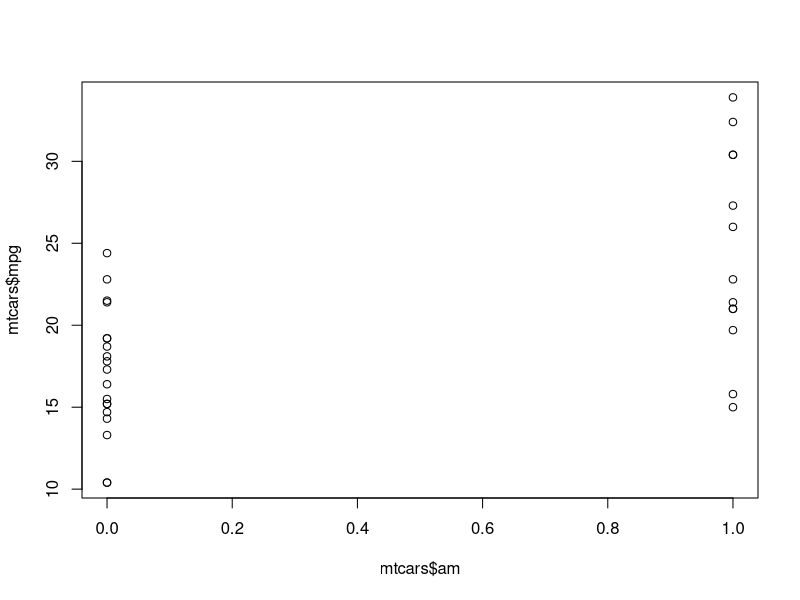
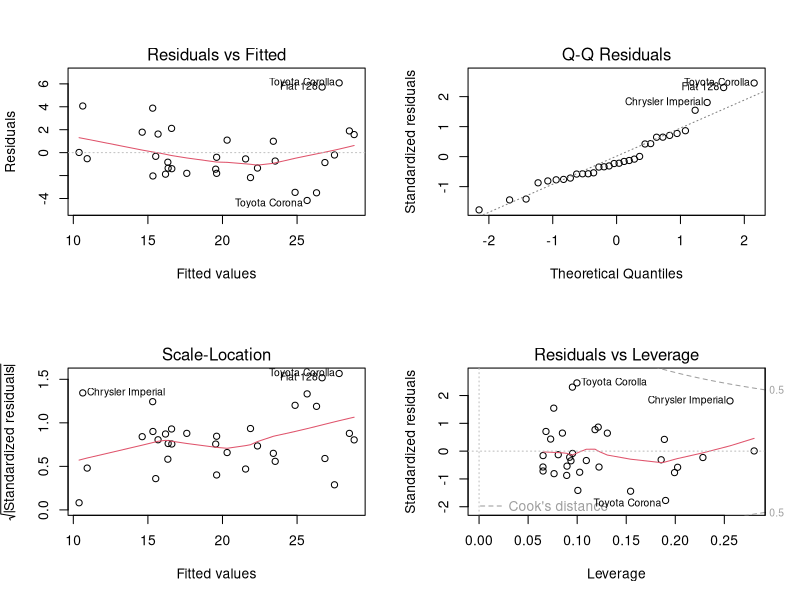
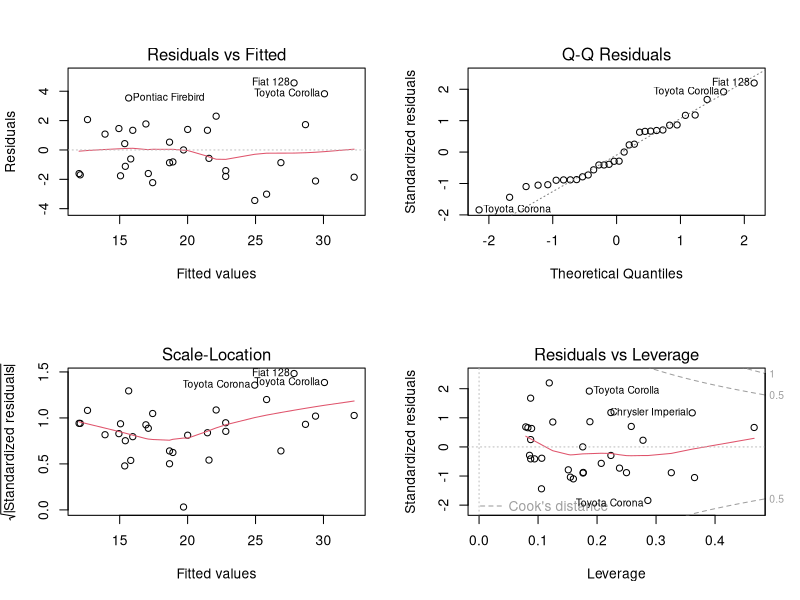
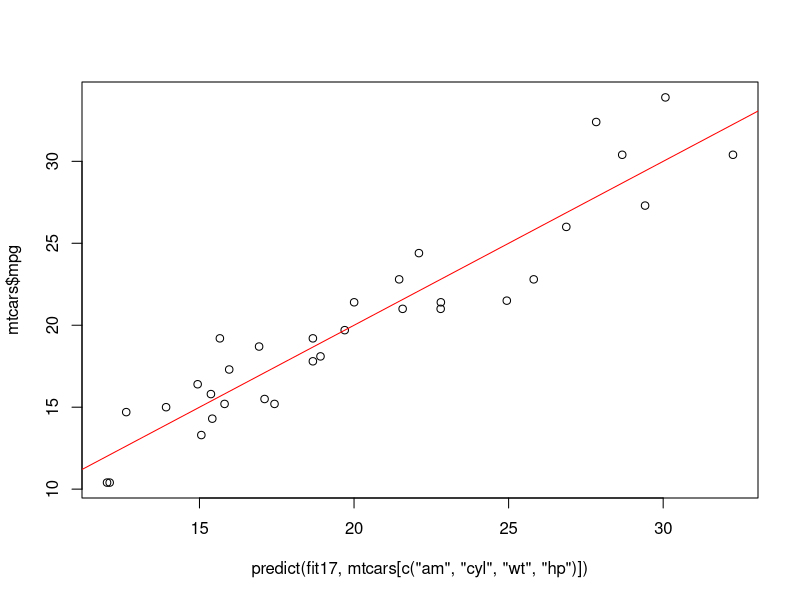

R code for these plots, in order:
# Load and explore data

data(mtcars)
str(mtcars)
head(mtcars)
?mtcars
library(car)
?vif
plot(mtcars$am, mtcars$mpg)
cor(mtcars)
# am has high correlation with drat, wt and gear: possible collinearity

# Fit multiple nested models then use anova to find relevant variables

fit1 <- lm(mpg ~ factor(am), data = mtcars)
fit2 <- lm(mpg ~ factor(am) + cyl, data = mtcars)
fit3 <- lm(mpg ~ factor(am) + cyl + disp, data = mtcars)
fit4 <- lm(mpg ~ factor(am) + cyl + disp + hp, data = mtcars)
fit5 <- lm(mpg ~ factor(am) + cyl + disp + hp + drat, data = mtcars)
fit6 <- lm(mpg ~ factor(am) + cyl + disp + hp + drat + wt, data = mtcars)
fit7 <- lm(mpg ~ factor(am) + cyl + disp + hp + drat + wt + qsec, data = mtcars)
fit8 <- lm(mpg ~ factor(am) + cyl + disp + hp + drat + wt + qsec + factor(vs), data = mtcars)
fit9 <- lm(mpg ~ factor(am) + cyl + disp + hp + drat + wt + qsec + factor(vs) + gear, data = mtcars)
fit10 <- lm(mpg ~ factor(am) + cyl + disp + hp + drat + wt + qsec + factor(vs) + gear + carb, data = mtcars)

anova(fit1, fit2, fit3, fit4, fit5, fit6, fit7, fit8, fit9, fit10)
# cyl, hp and wt are significant but possibly so is disp since it has high correlation with cyl, hp and wt 
# i.e. significance of cyl, hp and wt may be partially due to disp but attributed to these variables

# Test models which include some or all of cyl, wt, hp and disp

fit11 <- lm(mpg ~ factor(am) + cyl + wt, data = mtcars)
fit12 <- lm(mpg ~ factor(am) + cyl + wt + disp, data = mtcars)
fit13 <- lm(mpg ~ factor(am) + cyl + wt + hp, data = mtcars)
fit14 <- lm(mpg ~ factor(am) + cyl + wt + disp + hp, data = mtcars)

anova(fit11, fit12)
anova(fit11, fit13)
anova(fit11, fit14)

vif(fit11)
vif(fit12)
vif(fit13)
vif(fit14)

# fit11 wins: it seems only cyl, wt and hp are necessary to describe data

summary(fit11)
par(mfrow = c(2, 2))
plot(fit11)
confint(fit11)

# Test models that include cyl, wt and hp but also interaction terms

fit15 <- lm(mpg ~ factor(am) + cyl * wt, data = mtcars)
fit16 <- lm(mpg ~ factor(am) + cyl * wt + hp, data = mtcars)
fit17 <- lm(mpg ~ factor(am) + cyl + wt * hp, data = mtcars)
fit18 <- lm(mpg ~ factor(am) + cyl * hp + wt, data = mtcars)

anova(fit15, fit16)
anova(fit15, fit17)
anova(fit15, fit18)

vif(fit15)
vif(fit16)
vif(fit17)
vif(fit18)

# fit17 wins

anova(fit11, fit17)
# fit17 is an improvement from fit11
summary(fit17)
plot(fit17)
confint(fit17)
vif(fit17)

# Plot predicted values vs actual values

par(mfrow = c(1, 1))
?predict
plot(predict(fit17, mtcars[c('am', 'cyl', 'wt', 'hp')]), mtcars$mpg)
abline(a = 0, b = 1, col = 'red')

# Testing square roots, logs, polynomial terms

fit19 <- lm(sqrt(mpg) ~ factor(am) + cyl + wt * hp, data = mtcars)
fit20 <- lm(log(mpg) ~ factor(am) + cyl + wt * hp, data = mtcars)
summary(fit19)
summary(fit20)